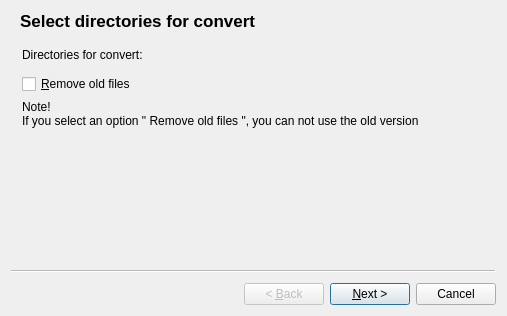
<?xml version="1.0" encoding="UTF-8"?>
<ui version="4.0">
 <class>MigrateDialogBase</class>
 <widget class="QWizard" name="MigrateDialogBase">
  <property name="geometry">
   <rect>
    <x>0</x>
    <y>0</y>
    <width>507</width>
    <height>316</height>
   </rect>
  </property>
  <property name="windowTitle">
   <string>Convert configuration from old version</string>
  </property>
  <widget class="QWizardPage" name="page1">
   <property name="title">
    <string>Select directories for convert</string>
   </property>
   <layout class="QVBoxLayout">
    <property name="margin">
     <number>11</number>
    </property>
    <item>
     <widget class="QLabel" name="TextLabel1">
      <property name="text">
       <string>Directories for convert:</string>
      </property>
      <property name="wordWrap">
       <bool>false</bool>
      </property>
     </widget>
    </item>
    <item>
     <widget class="Line" name="Line1">
      <property name="sizePolicy">
       <sizepolicy hsizetype="Minimum" vsizetype="Fixed">
        <horstretch>0</horstretch>
        <verstretch>0</verstretch>
       </sizepolicy>
      </property>
     </widget>
    </item>
    <item>
     <widget class="QCheckBox" name="chkRemove">
      <property name="text">
       <string>&amp;Remove old files</string>
      </property>
     </widget>
    </item>
    <item>
     <widget class="QLabel" name="TextLabel3">
      <property name="text">
       <string>Note!
If you select an option &quot; Remove old files &quot;, you can not use the old version</string>
      </property>
      <property name="alignment">
       <set>Qt::AlignLeading|Qt::AlignLeft|Qt::AlignVCenter</set>
      </property>
      <property name="wordWrap">
       <bool>true</bool>
      </property>
     </widget>
    </item>
    <item>
     <spacer name="Spacer1">
      <property name="orientation">
       <enum>Qt::Vertical</enum>
      </property>
      <property name="sizeType">
       <enum>QSizePolicy::Expanding</enum>
      </property>
      <property name="sizeHint" stdset="0">
       <size>
        <width>20</width>
        <height>20</height>
       </size>
      </property>
     </spacer>
    </item>
   </layout>
  </widget>
  <widget class="QWizardPage" name="page2">
   <property name="title">
    <string>Convert configuration</string>
   </property>
   <layout class="QVBoxLayout">
    <property name="margin">
     <number>11</number>
    </property>
    <item>
     <spacer name="Spacer2">
      <property name="orientation">
       <enum>Qt::Vertical</enum>
      </property>
      <property name="sizeType">
       <enum>QSizePolicy::Expanding</enum>
      </property>
      <property name="sizeHint" stdset="0">
       <size>
        <width>20</width>
        <height>20</height>
       </size>
      </property>
     </spacer>
    </item>
    <item>
     <widget class="QLabel" name="lblStatus">
      <property name="text">
       <string/>
      </property>
      <property name="wordWrap">
       <bool>false</bool>
      </property>
     </widget>
    </item>
    <item>
     <widget class="QProgressBar" name="barCnv"/>
    </item>
    <item>
     <spacer name="Spacer3">
      <property name="orientation">
       <enum>Qt::Vertical</enum>
      </property>
      <property name="sizeType">
       <enum>QSizePolicy::Expanding</enum>
      </property>
      <property name="sizeHint" stdset="0">
       <size>
        <width>20</width>
        <height>20</height>
       </size>
      </property>
     </spacer>
    </item>
   </layout>
  </widget>
 </widget>
 <pixmapfunction>qPixmapFromMimeSource</pixmapfunction>
 <resources/>
 <connections/>
</ui>
